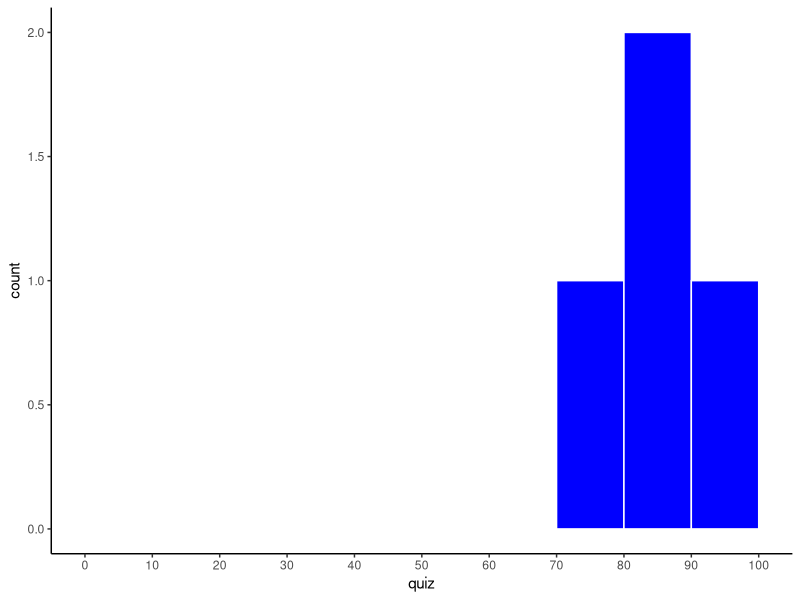
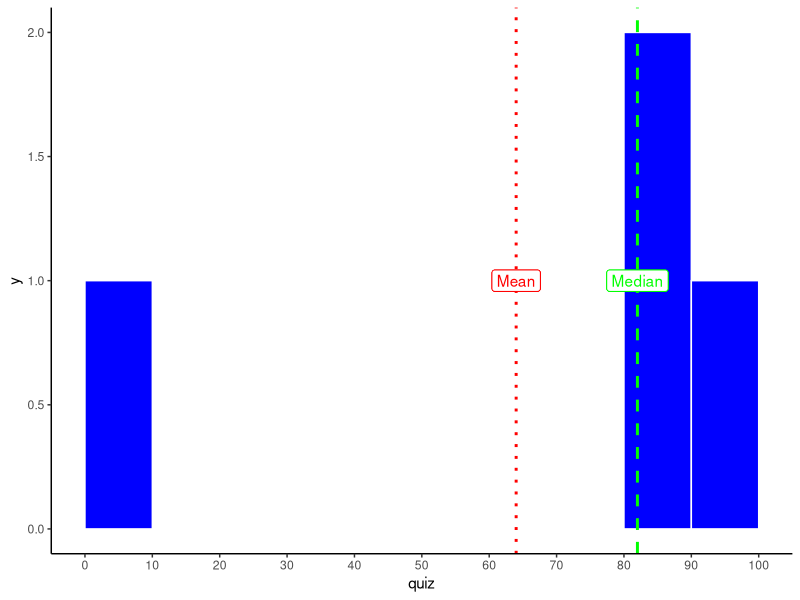
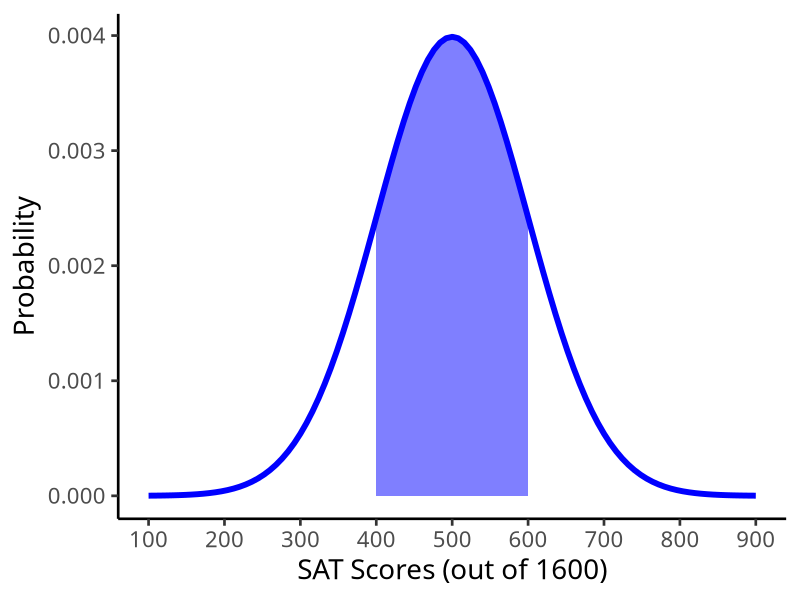
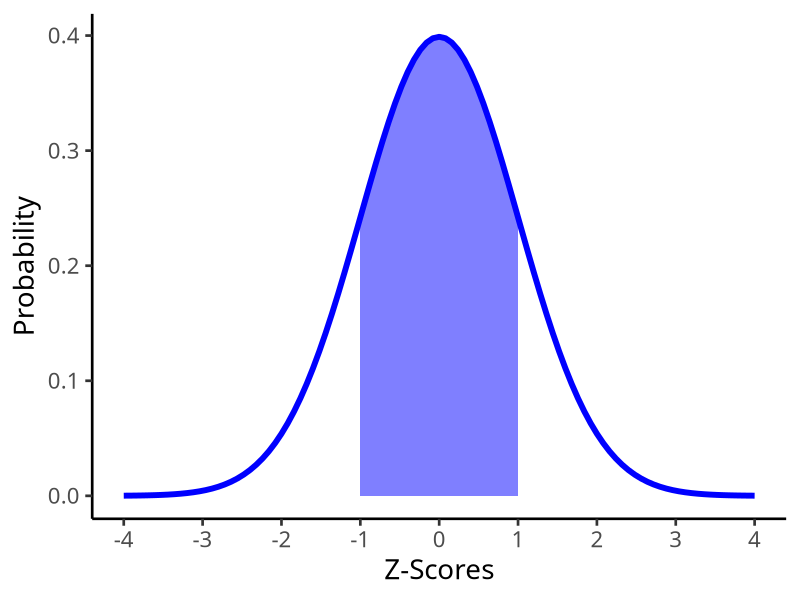
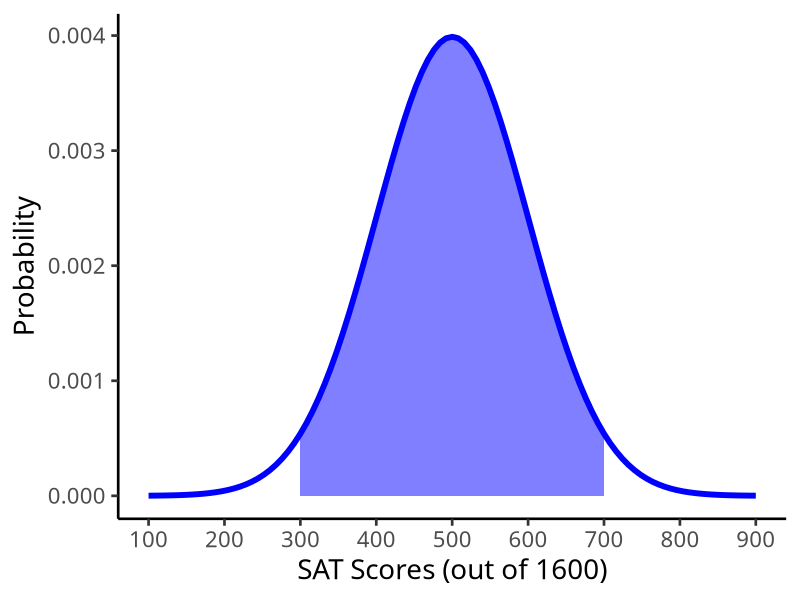
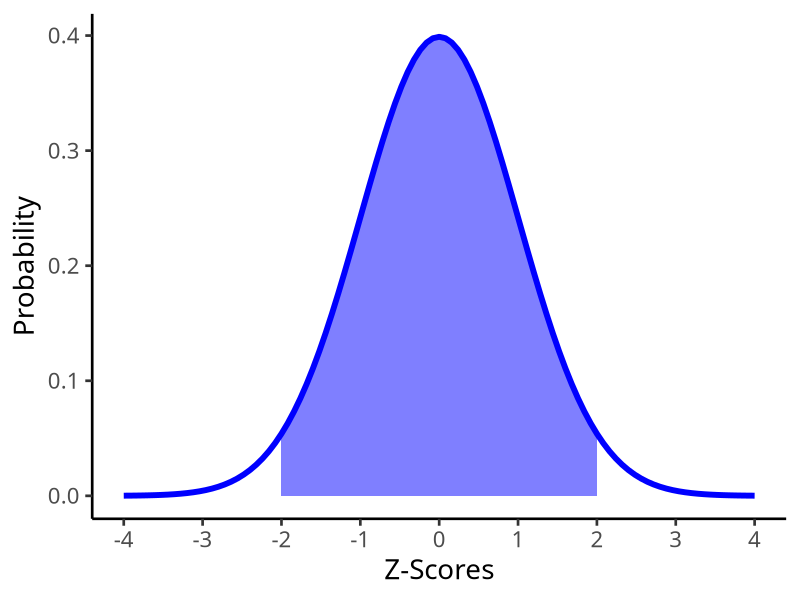
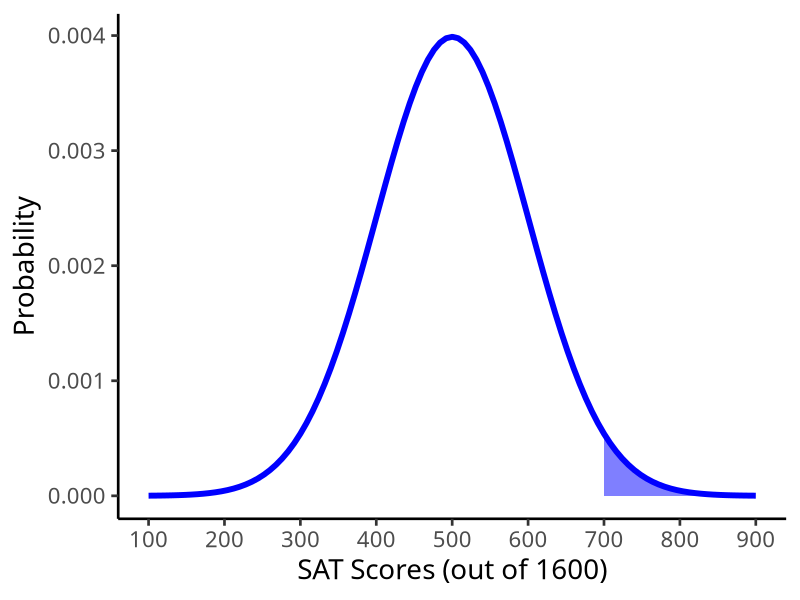
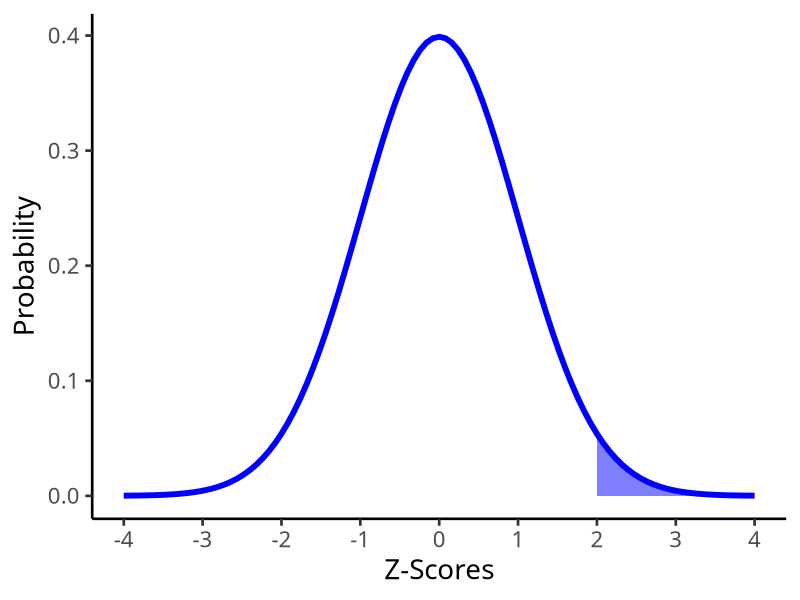

The R source for these figures, in order:
## ---- chunk 1
knitr::opts_chunk$set(echo = TRUE,
                      message = FALSE,
                      warning = FALSE)
## ---- chunk 2
median(c(83,92,72,81))
## ---- chunk 3
mean(c(83,92,72,81))
## ---- chunk 4
sd(c(83,92,72,81))
## ---- chunk 5
# load tidyverse (for tibble and ggplot2)
library(tidyverse)

# make a dataframe of our data, 
# called df
# one variable in it, called quiz

df <- tibble(quiz = c(83,92,72,81))

# use this as our data for plot
ggplot(data = df)+
  aes(x = quiz)+
  geom_histogram(breaks=seq(0,100,10), # make bins of size 10 between 0 and 100
                 color = "white", # color is for borders
                 fill = "blue")+ # fill is for area
  scale_x_continuous(breaks=seq(0,100,10))+ # have x axix ticks same as breaks 
  theme_classic()
## ---- chunk 6
mean(c(83,92,0,81))
median(c(83,92,0,81))
## ---- chunk 7
# make new tibble called df_2
df_2 <- tibble(quiz = c(83,92,0,81)) # replace 72 with 0

# use this as our data for plot
ggplot(data = df_2)+
  aes(x = quiz)+
  geom_histogram(breaks=seq(0,100,10), # make bins of size 10 between 0 and 100
                 color = "white", # color is for borders
                 fill = "blue")+ # fill is for area
  geom_vline(aes(xintercept = median(quiz)), size = 1, color = "green", linetype = "dashed")+ # green dashed line is median
  geom_label(aes(x = median(quiz), y = 1), label = "Median", color = "green")+ # label median line
  geom_vline(aes(xintercept = mean(quiz)), size = 1, color = "red", linetype = "dotted")+ # green dashed line is mean
  geom_label(aes(x = mean(quiz), y = 1), label = "Mean", color = "red")+ # label mean line
  scale_x_continuous(breaks=seq(0,100,10))+ # have x axix ticks same as breaks 
  theme_classic()
## ---- chunk 8
# make a dataframe called "amazon" of # of books and associated probabilities
amazon<-tibble(books = c(0,1,2),
               prob = c(0.2,0.4,0.4))

# look at it 
amazon

# find expected value
amazon %>%
  summarize(exp_value = sum(books*prob)) 

# it's 1.2, let's save exp_value

exp_value <- 1.2

# make new columns: devs, devs_sq, p_weight_devs_sq
# save to new tibble
amazon_table<-amazon %>%
  mutate(devs = books - exp_value,
         devs_sq = devs^2,
         p_weight_devs_sq = prob*devs^2)

# look at the tibble
amazon_table

# now let's take these and summarize 
amazon_table %>%
  summarize(var = sum(p_weight_devs_sq), # variance
            sd = sqrt(var)) # sqrt to get sd, confirm its same!
## ---- chunk 9
# see class 2.3 notes on how to graph and shade stats graphs

# it helps to first figure out where the x-axis ticks should be
# show about 4 standard deviations above and below the mean (mu +/- 4*sd)
# then have ticks in intervals of one sd

# in this case, with mean 500 and sd 100, it should be seq(100,900,100)

s_plot<-ggplot(data = tibble(scores=seq(from = 100,
                           to = 900,
                           by = 100)))+
  aes(x = scores)+
  stat_function(fun = dnorm,
                args = list(mean = 500, sd = 100),
                size = 2, color = "blue")+
  labs(x = "SAT Scores (out of 1600)",
       y = "Probability")+
  scale_x_continuous(breaks=seq(from  = 100,
                           to = 900,
                           by = 100))+
  theme_classic(base_family = "Fira Sans Condensed",
           base_size=20)

s_plot+stat_function(fun = dnorm,
                args = list(mean = 500, sd = 100),
                geom = "area",
                xlim = c(400,600),
                size = 2, fill = "blue", alpha = 0.5)
## ---- chunk 10
Z<-ggplot(data = tibble(Z=seq(from = -4,
                           to = 4,
                           by = 1)))+
  aes(x = Z)+
  stat_function(fun = dnorm,
                size = 2, color = "blue")+
  labs(x = "Z-Scores",
       y = "Probability")+
  scale_x_continuous(breaks=seq(from  = -4,
                           to = 4,
                           by = 1))+
  theme_classic(base_family = "Fira Sans Condensed",
           base_size=20)

Z+stat_function(fun = dnorm,
                geom = "area",
                xlim = c(-1,1),
                size = 2, fill = "blue", alpha = 0.5)
## ---- chunk 11
s_plot+stat_function(fun = dnorm, args = list(mean = 500, sd = 100), geom = "area", xlim = c(300,700), size = 2, fill = "blue", alpha = 0.5)

Z+stat_function(fun = dnorm, geom = "area", xlim = c(-2,2), size = 2, fill = "blue", alpha = 0.5)
## ---- chunk 12
s_plot+stat_function(fun = dnorm, args = list(mean = 500, sd = 100), geom = "area", xlim = c(700,900), size = 2, fill = "blue", alpha = 0.5)

Z+stat_function(fun = dnorm, geom = "area", xlim = c(2,4), size = 2, fill = "blue", alpha = 0.5)
## ---- chunk 13
s_plot+stat_function(fun = dnorm, args = list(mean = 500, sd = 100), geom = "area", xlim = c(100,700), size = 2, fill = "blue", alpha = 0.5)

Z+stat_function(fun = dnorm, geom = "area", xlim = c(-4,2), size = 2, fill = "blue", alpha = 0.5)
## ---- chunk 14
pnorm(600, mean = 500, sd = 100, lower.tail = TRUE) - pnorm(400, mean = 500, sd = 100, lower.tail = TRUE)
## ---- chunk 15
pnorm(700, mean = 500, sd = 100, lower.tail = TRUE) - pnorm(300, mean = 500, sd = 100, lower.tail = TRUE)
## ---- chunk 16
1- pnorm(700, mean = 500, sd = 100, lower.tail = TRUE)
## ---- chunk 17
pnorm(700, mean = 500, sd = 100, lower.tail = TRUE)
